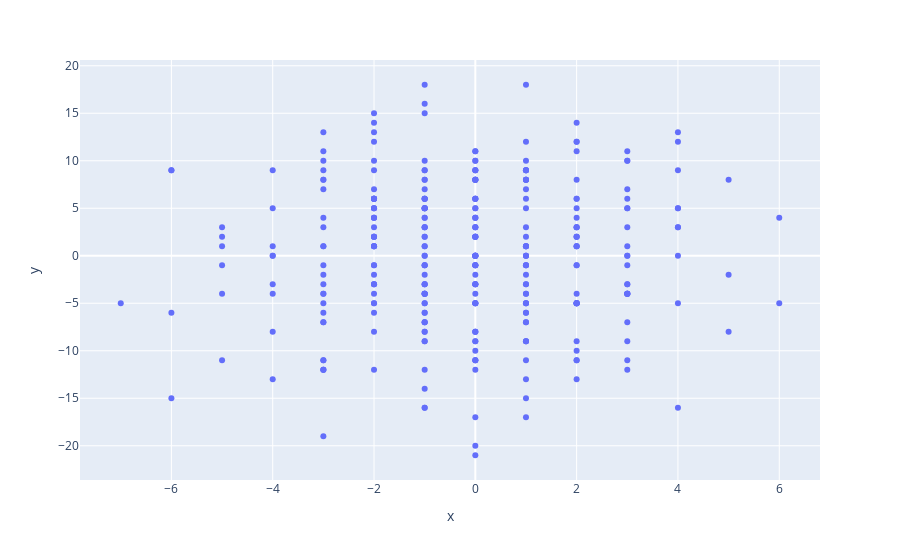

Notebook cell for this chart:
### Code cell
w,x,wx_outBits = generate_qracc_inputs(
    wDimX = 32, #nColumns
    wDimY = 128, #nRows
    xBatches = 10,
    xTrits = 1,
    outBits = 4,
    seed = 0,
    weight_mode = 'binary',
    col_symmetric=False,
    rangeBits = 6
)
wx = (w @ x.T).T[::-1].T

rtl = np.loadtxt('../tb/qracc/inputs/adc_out_rtlsims.txt')
px.scatter(x=rtl.flatten(),y=wx.flatten())

### Figure 1 — Plotly figure (JSON) as saved in the notebook; plotly's stock layout.template omitted (floating-point values rounded to 4 significant figures; data arrays with more than 128 entries replaced by an {"elided": "..."} marker saying what was removed)
{"data": [{"hovertemplate": "x=%{x}<br>y=%{y}<extra></extra>", "legendgroup": "", "marker": {"color": "#636efa", "symbol": "circle"}, "mode": "markers", "name": "", "orientation": "v", "showlegend": false, "type": "scatter", "x": {"elided": "320 int values"}, "xaxis": "x", "y": {"elided": "320 int values"}, "yaxis": "y"}], "layout": {"legend": {"tracegroupgap": 0}, "margin": {"t": 60}, "xaxis": {"anchor": "y", "domain": [0, 1], "title": {"text": "x"}}, "yaxis": {"anchor": "x", "domain": [0, 1], "title": {"text": "y"}}}}
